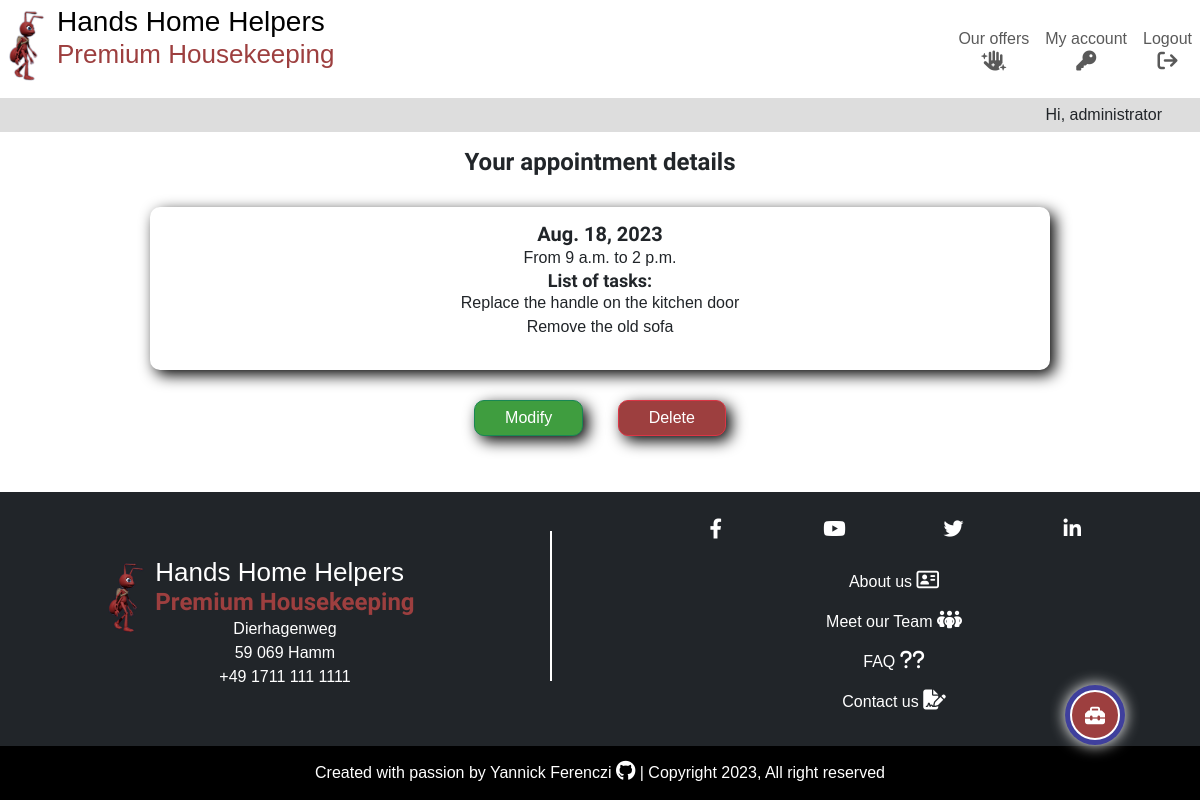
/appointments/appointment_detail/73 (signed in), run on the app's committed database.
### appointments/models.py (models this page shows, shortened)
class Appointment(models.Model):
    POSSIBLE_TIME = [
        (time.fromisoformat("07:00"), "7:00"),
        (time.fromisoformat("07:30"), "7:30"),
        (time.fromisoformat("08:00"), "8:00"),
        (time.fromisoformat("08:30"), "8:30"),
        (time.fromisoformat("09:00"), "9:00"),
        (time.fromisoformat("09:30"), "9:30"),
        (time.fromisoformat("10:00"), "10:00"),
        (time.fromisoformat("10:30"), "10:30"),
        (time.fromisoformat("11:00"), "11:00"),
        (time.fromisoformat("11:30"), "11:30"),
        (time.fromisoformat("12:00"), "12:00"),
        (time.fromisoformat("12:30"), "12:30"),
        (time.fromisoformat("13:00"), "13:00"),
        (time.fromisoformat("13:30"), "13:30"),
        (time.fromisoformat("14:00"), "14:00"),
        (time.fromisoformat("14:30"), "14:30"),
        (time.fromisoformat("15:00"), "15:00"),
        (time.fromisoformat("15:30"), "15:30"),
        (time.fromisoformat("16:00"), "16:00"),
        (time.fromisoformat("16:30"), "16:30"),
        (time.fromisoformat("17:00"), "17:00"),
        (time.fromisoformat("17:30"), "17:30"),
        (time.fromisoformat("18:00"), "18:00"),
        (time.fromisoformat("18:30"), "18:30"),
        (time.fromisoformat("19:00"), "19:00"),
    ]
    appointment_owner = models.ForeignKey(
        User,
        on_delete=models.CASCADE,
        related_name="appointment_owner",
    )
    appointment_day = models.DateField(verbose_name="Day of appointment")
    appointment_start_time = models.TimeField(
        choices=POSSIBLE_TIME, verbose_name="Starting time")
    appointment_end_time = models.TimeField(
        choices=POSSIBLE_TIME,
        verbose_name="Ending time"
    )
    appointment_tasks = models.ManyToManyField(Task)

### tasks/models.py (models this page shows, shortened)
class Task(models.Model):
    CATEGORIES = [
        ("Gardening", "Gardening"),
        ("Cleaning", "Cleaning"),
        ("Garden patch", "Garden patch"),
        ("Swimming pool", "Swimming pool"),
        ("Renovation and repair", "Renovation and repair"),
        ("Home care", "Home care"),
    ]
    name = models.CharField(max_length=250, verbose_name="Description")
    done = models.BooleanField(default=False)
    owner = models.ForeignKey(
        User,
        on_delete=models.CASCADE,
        related_name="task_owner",
    )
    created_on = models.DateField(auto_now_add=True)
    category = models.CharField(
        max_length=50,
        choices=CATEGORIES,
        default="Cleaning",
    )
    employee = models.ForeignKey(
        Employee,
        on_delete=models.PROTECT,
        related_name="employees",
        blank=True,
        null=True,
    )
    comment = models.CharField(max_length=250, blank=True, null=True)
    due_date = models.DateField(
        null=True,
        blank=True,
    )
    class Meta:
        ordering = ["-created_on"]
    def __str__(self):
        return self.name

### appointments/views.py (the view)
class AppointmentDetailView(LoginRequiredMixin, generic.DetailView):
    model = Appointment
    template_name = "appointments/appointment_detail.html"
    context_object_name = "appointment"

### appointments/templates/appointments/appointment_detail.html (shortened to what this page needs)
{% extends "base.html" %}
{% load static %}
{% block content %}
<h3>Your appointment details</h3>
<div class="custom-form">
    <h5 class="centered-content">{{ appointment.appointment_day }}</h5>
    <div class="centered-content">
        <p>From {{ appointment.appointment_start_time }} to {{ appointment.appointment_end_time }}</p>
    </div>
    <div>
        <h6>List of tasks:</h6>
        <ul>
            {% for task in appointment.appointment_tasks.all %}
            <li>{{ task }}</li>
            {% endfor %}
        </ul>
    </div>
</div>
<div class="centered-content">
    <div class="d-inline-block">
        <a class="form-btn btn btn-success" aria-label="Edit the appointment" href="{% url 'update_appointment' appointment.pk %}">Modify</a>
    </div>
    <div class="d-inline-block">
        <a class="form-btn btn btn-danger" aria-label="Delete the appointment" href="{% url 'delete_appointment' appointment.pk %}">Delete</a>
    </div>
</div>
{% endblock content %}

### templates/base.html (shortened to what this page needs)
{% load static %}
{% url 'home' as home_url %}
{% url 'dashboard' as dashboard_url %}
{% url 'account_logout' as logout_url %}
{% url 'account_login' as login_url %}
{% url 'account_signup' as signup_url %}
{% url 'offers' as offers_url %}
{%  now 'n' as this_month %}
<!DOCTYPE html>
<html lang="en">
<head>
    <link rel="stylesheet" href="https://cdnjs.cloudflare.com/ajax/libs/font-awesome/6.4.0/css/all.min.css"
>
    <link href="https://cdn.jsdelivr.net/npm/bootstrap@5.3.0/dist/css/bootstrap.min.css" rel="stylesheet"
>
    <link rel="stylesheet" href="{% static 'css/style.css' %}">
</head>
<body>
    {% if request.user.is_authenticated %}
    <div class="user-options-trigger">
        <div class="fixed-btn d-flex justify-content-center" data-bs-toggle="tooltip" data-bs-placement="left"
            title="Open the toolbox">
            <button class="fixed-btn-trigger tool-links" type="button" data-bs-toggle="collapse" data-bs-target=".multi-collapse"
                aria-expanded="false" aria-controls="admin-panel add-task add-appointment add-review" aria-label="Open the toolbox to create tasks, appointments and reviews"><i
                    class="fa-solid fa-toolbox d-inline-block mt-1"></i></button>
        </div>
    </div>
    {% endif %}
    <header class="main-header position-fixed w-100">
        <nav class="navbar navbar-expand-md py-0">
            <div class="container-fluid">
                <a class="navbar-brand" aria-label="Go to the home page of the Hands Home Helpers website" href="{% url 'home' %}">
                    <div class="main-logo">
                        <img class="img-logo" src="{% static 'images/hands_home_helpers_logo.png' %}"
                            alt="Hands Home Helpers company logo">
                        <div class="name-logo">
                            <h1><span class="d-block d-md-inline">Hands</span>
                                <span class="d-block d-md-inline">Home</span>
                                <span class="d-block d-md-inline">Helpers</span>
                            </h1>
                            <h2 class="red-ant d-none d-md-block">Premium Housekeeping</h2>
                        </div>
                    </div>
                </a>
                <div class="collapse navbar-collapse" id="navbarSupportedContent">
                    <ul class="navbar-nav ms-auto mb-0 mb-lg-0">
                        <li class="nav-item">
                            <a class="nav-link centered-content {% if request.path == offers_url %}active{%endif%}"
                                aria-current="page" aria-label="Go to the offers page of Hands Home Helpers" href="{% url 'offers' %}">Our offers <i
                                    class="fa-solid fa-hand-sparkles d-block centered-content"></i></a>
                        </li>
                        {% if user.is_authenticated %}
                        <li class="nav-item {% if request.path == dashboard_url %}active{%endif%}">
                            <a class="nav-link centered-content" aria-current="page" aria-label="Go to the personal dashboard"
                                href="{% url 'dashboard' %}">My account <i
                                    class="fa-solid fa-key d-block centered-content"></i></a>
                        </li>
                        <li class="nav-item">
                            <a class="nav-link centered-content {% if request.path == logout_url %}active{%endif%}" aria-current="page" aria-label="go to the logout page"
                                href="{% url 'account_logout' %}">Logout <i
                                    class="fa-solid fa-arrow-right-from-bracket d-block centered-content"></i></a>
                        </li>
                        {% endif %}
                    </ul>
                </div>
            </div>
        </nav>
        <div class="container-fluid">
            <div class="row">
                <p class="col greetings">{% if user.is_authenticated %}Hi, {{ user.username }}{% else %}Hi there!{% endif %}</p>
            </div>
        </div>
    </header>
    <main class="main-content">
        {% block content %}
        {% endblock content %}
    </main>
    <footer class="main-footer bg-dark">
        <div class="container-fluid">
            <div class="row p-4">
                <div class="col-md-5 p-0 d-flex align-items-center justify-content-center">
                    <a class="navbar-brand" aria-label="Go to the home page of the Hands Home Helpers website" href="{% url 'home' %}">
                        <div class="main-logo d-inline-block mt-2">
                            <img class="img-logo" src="{% static 'images/hands_home_helpers_logo.png' %}"
                                alt="Hands Home Helpers company logo">
                            <div class="name-logo">
                                <h2>Hands Home Helpers</h2>
                                <h3 class="red-ant p-0">Premium Housekeeping</h3>
                                <div class="address">
                                    <p class="centered-content m-0">Dierhagenweg</p>
                                    <p class="centered-content m-0">59 069 Hamm</p>
                                    <p class="centered-content m-0">+49 1711 111 1111</p>
                                </div>
                            </div>
                        </div>
                    </a>
                </div>
                <div class="col-md-1">
                    <div class="footer-rule"></div>
                </div>
                <div class="col-md-6">
                    <div class="row pb-2">
                        <div class="col">
                            <ul class="navbar-nav bg-dark d-flex flex-row align-items-center justify-content-evenly">
                                <li class="nav-item">
                                    <a class="nav-link social-media p-0" aria-label="Open Facebook in a new tab" href="https://www.facebook.com/" target="_blank"><i class="fa-brands fa-facebook-f"></i></a>
                                </li>
                                <li class="nav-item">
                                    <a class="nav-link social-media p-0" aria-label="Open Youtube in a new tab" href="https://www.youtube.com/" target="_blank"><i class="fa-brands fa-youtube"></i></a>
                                </li>
                                <li class="nav-item">
                                    <a class="nav-link social-media p-0" aria-label="Open Twitter in a new tab" href="https://www.twitter.com/" target="_blank"><i class="fa-brands fa-twitter"></i></a>
                                </li>
                                <li class="nav-item">
                                    <a class="nav-link social-media p-0" aria-label="Open LinkedIn in a new tab" href="https://www.linkedin.com/" target="_blank"><i class="fa-brands fa-linkedin-in"></i></a>
                                </li>
                            </ul>
                        </div>
                    </div>
                    <div class="row pt-2">
                        <div class="col extra-ressources">
                            <ul class="navbar-nav bg-dark">
                                <li class="nav-item">
                                    <a class="nav-link" aria-label="Go to the top of the about page" href="{% url 'about' %}">About us <i class="fa-regular fa-address-card"></i></a>
                                </li>
                                <li class="nav-item">
                                    <a class="nav-link" aria-label="Go to the meet our team section of the about page" href="{% url 'about' %}#team-section">Meet our Team <i class="fa-solid fa-people-group"></i></a>
                                </li>
                                <li class="nav-item">
                                    <a class="nav-link" aria-label="Go to the faq section of the about page" href="{% url 'about' %}#faq-section">FAQ <i class="fa-solid fa-question"></i><i class="fa-solid fa-question"></i></a>
                                </li>
                                <li class="nav-item">
                                    <a class="nav-link" aria-label="Go to our contact form" href="{% url 'contact' %}">Contact us <i class="fa-solid fa-file-signature"></i></a>
                                </li>
                            </ul>
                        </div>
                    </div>
                </div>
            </div>
        </div>
        <div class="container-fluid">
            <div class="row">
                <div class="col">
                    <div class="copyright bg-black">
                        <p>Created with passion by
                            <a class="white-text" aria-label="Go to the GitHub page of the creator of this website" href="https://github.com/yannickferenczi" target="_blank">
                                Yannick Ferenczi <i class="fa-brands fa-github"></i>
                            </a> | Copyright {% now "Y" %}, All right reserved
                        </p>
                    </div>
                </div>
            </div>
        </div>
    </footer>
</body>

### static/css/style.css (style rules this page uses)
.red-ant { color: #9d3f3f; }
.btn-success { background-color: #3f9d3f; }
.btn-danger { background-color: #9d3f3f; }
.white-text { color: white; }
.form-btn { padding: 5px 30px; text-align: center; margin: 15px 15px 25px; border-radius: 10px; box-shadow: 5px 5px 15px black; }
.custom-form { padding: 15px; width: 90%; margin: 15px auto; text-align: center; background-color: #fff; border-radius: 10px; box-shadow: 5px 5px 15px black; }
body { display: flex; font-family: 'Merriweather Sans', sans-serif; flex-direction: column; min-height: 100vh; }
h3, h4, h5, h6 { margin: 0; font-family: 'Andika', sans-serif; font-weight: bold; text-align: center; }
h1 { font-size: 22px; padding-bottom: 0; margin-bottom: 0; }
h2 { font-size: 21px; }
h3 { font-size: 20px; padding: 15px; }
h5 { font-size: 18px; }
h6 { font-size: 17px; }
p { margin: 0; }
.centered-content { text-align: center; }
.container-fluid { padding: 0; }
a { text-decoration: none; color: black; }
ul { list-style-type: none; padding: 0; }
.main-header { background-color: white; min-height: 133px; z-index: 2; }
.img-logo { height: 80px; vertical-align: baseline; }
.name-logo { display: inline-block; vertical-align: top; }
.name-logo h2 { padding-bottom: 0; margin-bottom: 0; padding-top: 0; margin-top: 0; }
.name-logo h3 { padding-top: 0; margin-top: 0; }
.greetings { height: 34px; margin-bottom: 0; text-align: right; padding: 5px 50px; background-color: #ddd; }
.user-options-trigger { padding: 15px; position: fixed; overflow: hidden; right: 5vw; bottom: 30px; z-index: 3; }
.fixed-btn { background-color: #3f3f9d; width: 60px; height: 60px; vertical-align: middle; margin: 10px auto; text-align: center; border-radius: 50%; box-shadow: 0 0 15px white; }
.fixed-btn a, .fixed-btn-trigger { display: inline-block; margin: 5px 0; line-height: 50px; vertical-align: middle; width: 50px; border-radius: 50%; background-color: #9d3f3f; color: white; border: 2px solid white; }
.main-content { margin-top: 133px; }
.main-footer { margin-top: auto; color: white; }
.footer-rule { border-top: 2px solid white; width: 60%; margin: 15px auto; }
.social-media { width: 30px; height: 30px; overflow: hidden; border-radius: 50%; line-height: 30px; vertical-align: middle; text-align: center; color: white; }
.extra-ressources a { text-align: center; }
.copyright { margin: 0; padding: 15px; }
.copyright p { margin: 0; text-align: center; }
i { font-size: 20px; }
@media only screen and (min-width: 768px) { h1 { font-size: 28px; } }
@media only screen and (min-width: 768px) { h2 { font-size: 26px; } }
@media only screen and (min-width: 768px) { h3 { font-size: 24px; padding: 15px; } }
@media only screen and (min-width: 768px) { h5 { font-size: 20px; } }
@media only screen and (min-width: 768px) { h6 { font-size: 18px; } }
@media only screen and (min-width: 768px) { .navbar-nav { background-color: white; } }
@media only screen and (min-width: 768px) { .footer-rule { border-left: 2px solid white; width: 0; height: 150px; margin: 15px auto; } }
@media only screen and (min-width: 768px) { .custom-form { width: 75%; margin: 15px auto; } }

### data on the page
Appointment: appointment_day "Aug. 18, 2023", appointment_start_time "9 a.m.", appointment_end_time "2 p.m."
Task: name "Replace the handle on the kitchen door"
Task: name "Remove the old sofa"

### other printed values
{{ user.username }} "administrator"
